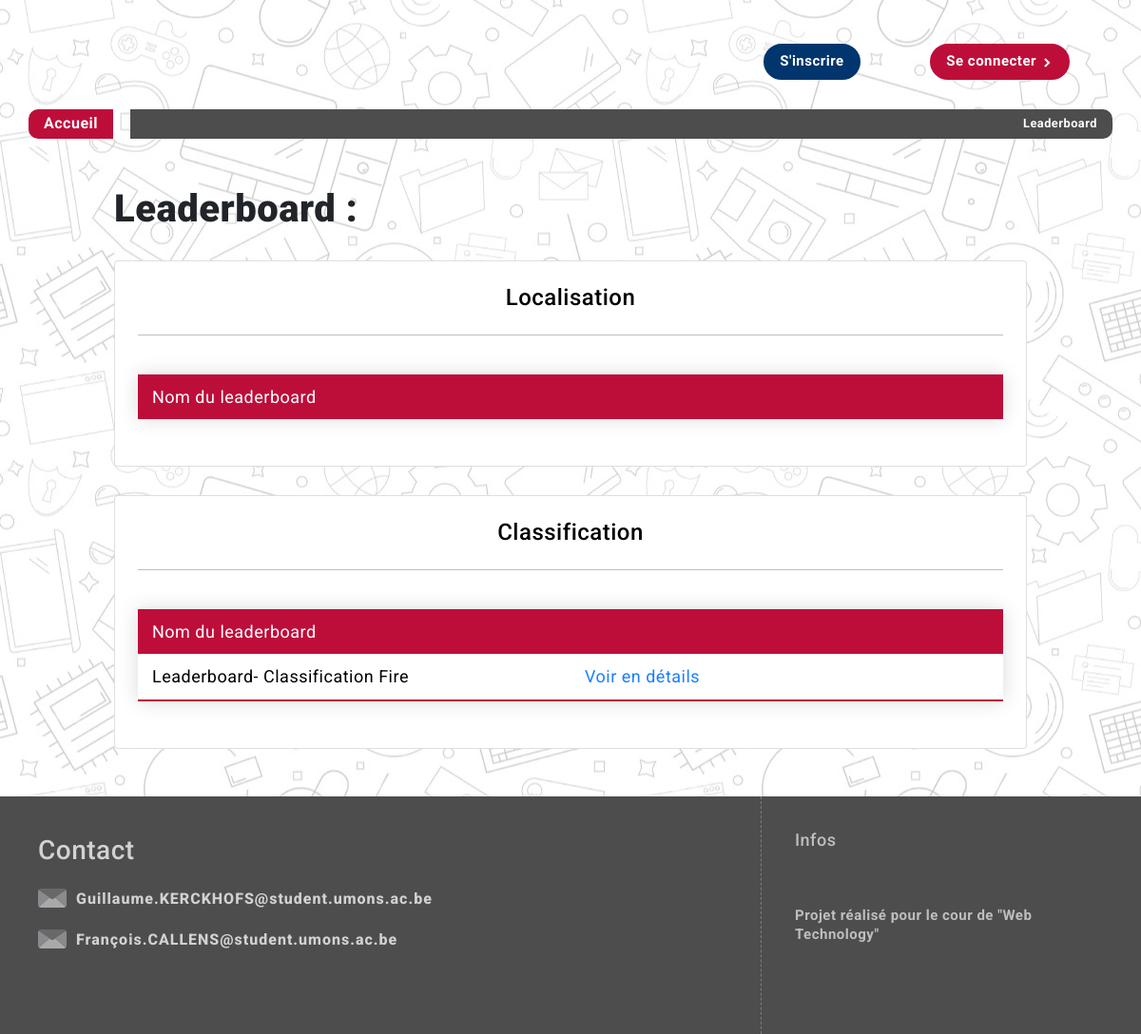
Before: / with the older database file.
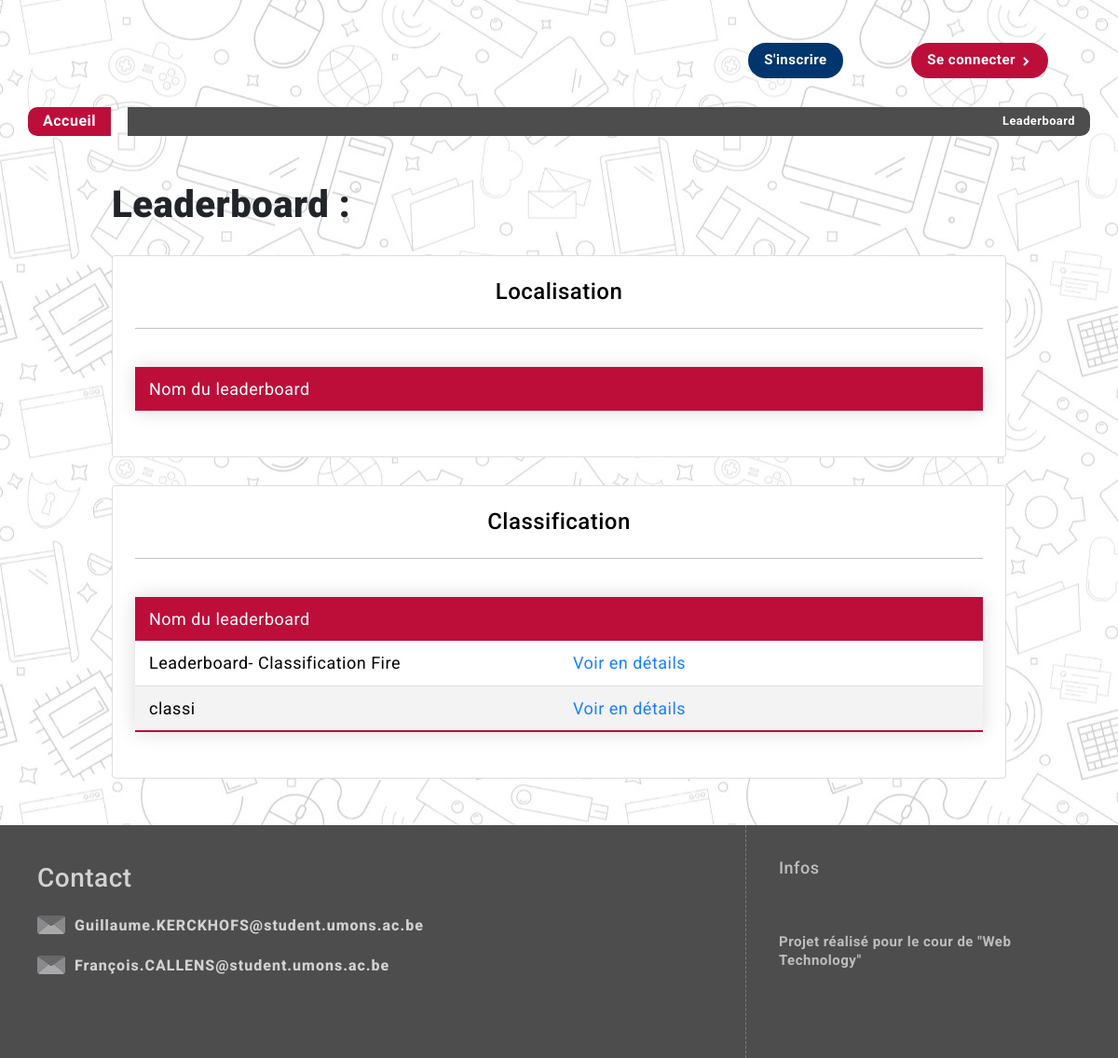
After: the same page with the newer database file.
### boards/models.py (models this page shows)
class Boards(models.Model):
    name=models.CharField(max_length=150,unique=True)
    description = models.TextField(blank=True)
    createdAt = models.DateField(default=datetime.now, blank=True)
    closingDate = models.DateField(blank=True)
    category=models.ForeignKey(Category, on_delete=models.CASCADE)

### gui/views.py (the view)
# urls.py: path('', homeView),
def homeView(request):
	localisation,classification=getBoards()
	return render(request,'gui/HTML/home.html',context={"localisation":localisation,"classification":classification})

### gui/views.py (called while the page is built)
def getBoards():
	localisation=[]
	classification=[]
	boards=Boards.objects.all()
	for b in boards:
		if b.category.category==1:
			localisation.append(b)
		elif b.category.category==2:
			classification.append(b)
	return localisation,classification

### templates/gui/HTML/Home.html (shortened to what this page needs)
{% extends "gui/HTML/base.html" %}
{% load bootstrap5 %}
{% block content %}
<div id="landing_top" {% if not slider_images %} class="FULL-LANDINGTOP" {% endif %}>
	<div>
		<div>
			<h1>
				Leaderboard :
			</h1>
		</div>
	</div>
	<div class="card p-4">
		<h4 class="card-title font-weight-bold text-center">Localisation</h4>
		<hr>
		<div class="card-text">
			<table>
				<thead>
					<tr>
						<td>Nom du leaderboard</td>
						<td>&nbsp</td>
					</tr>
				</thead>
			</table>
		</div>
	</div>
	<div class="card p-4">
		<h4 class="card-title font-weight-bold text-center">Classification</h4>
		<hr>
		<div class="card-text">
			<table>
				<thead>
					<tr>
						<td>Nom du leaderboard</td>
						<td>&nbsp</td>
					</tr>
				</thead>
				{% for b in classification %}
						<tr>
							<td>{{b.name}} </td>
							<td><a href="{% url 'boardProfil' b.id %}"> Voir en détails </a></td>
						</tr>
				{% endfor %}
			</table>
		</div>
	</div>
</div>
{% endblock %}

Changed rows visible on the page:
added Boards: name "classi"
